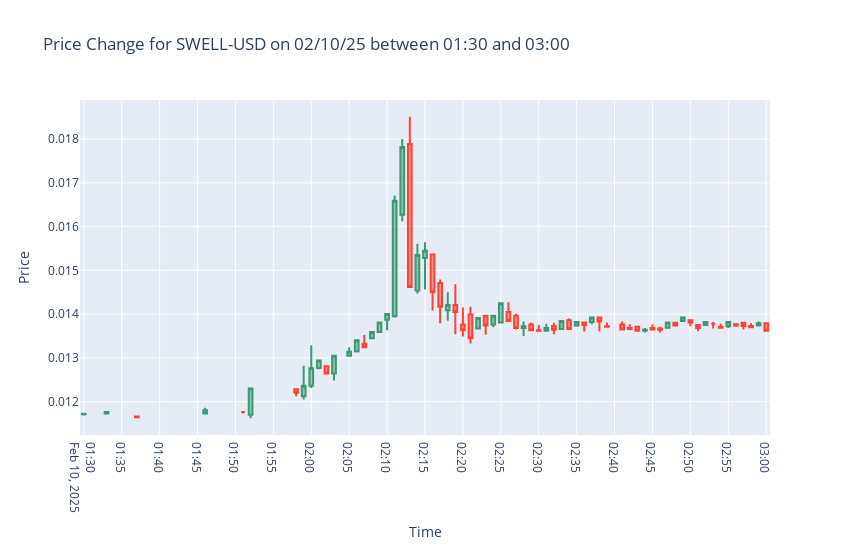
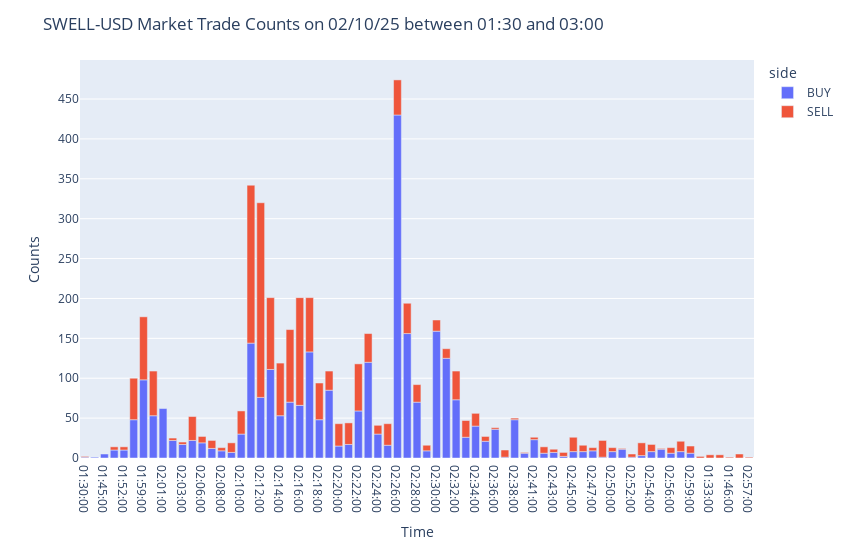
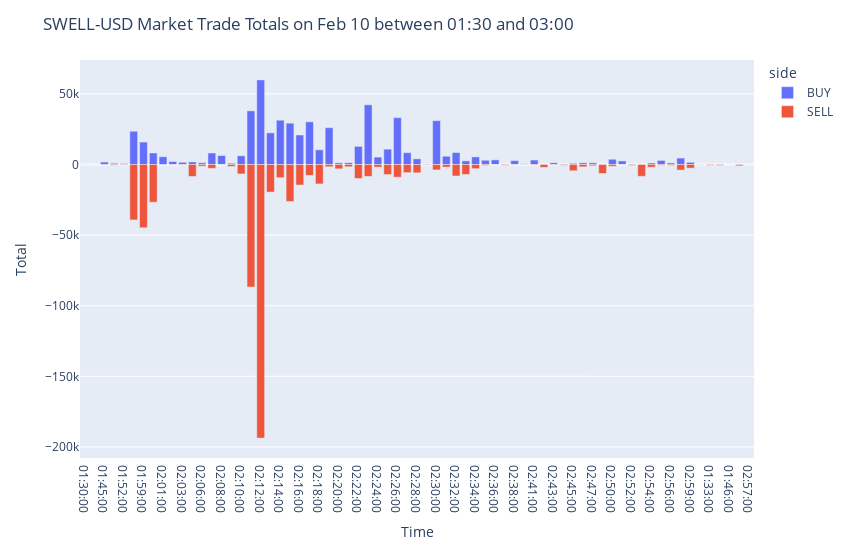

Here is the notebook cell these charts were saved with, in order:
### Code cell
fig_pricechange.show()
fig_tradecounts.show()
fig_tradetotals.show()
